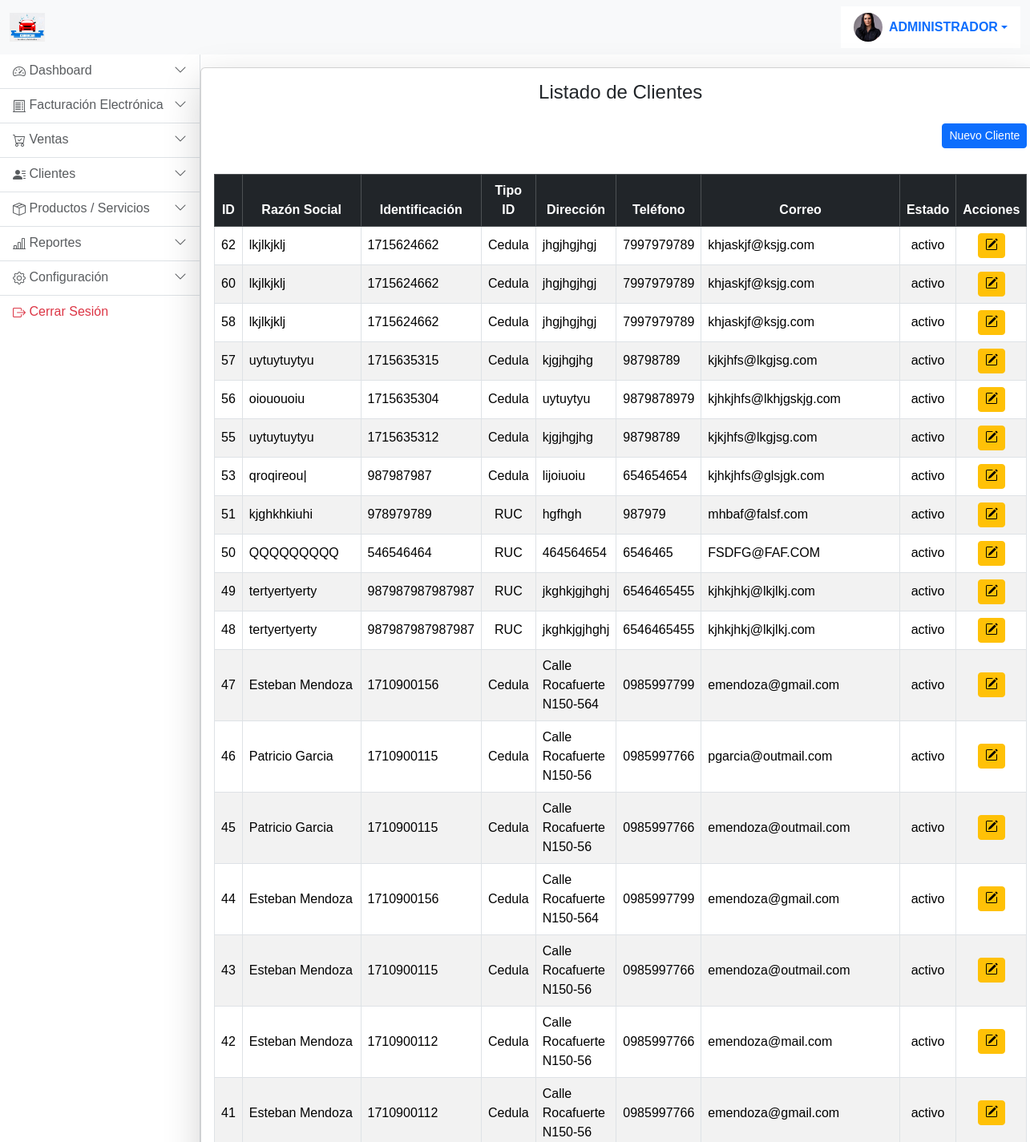
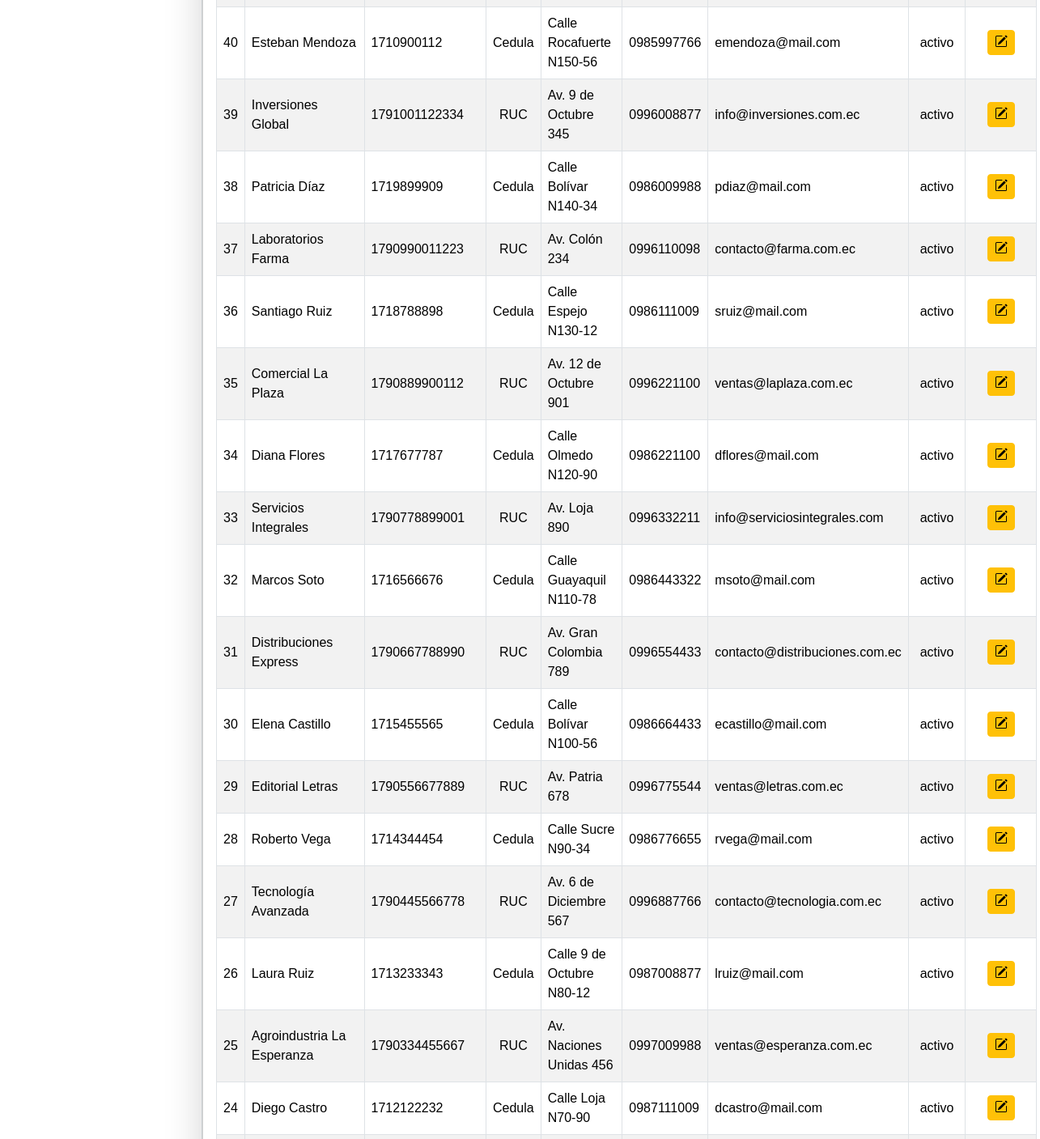
Page /cli_list.php (signed in, upper part) on the earlier database version (2 pictures, top to bottom).
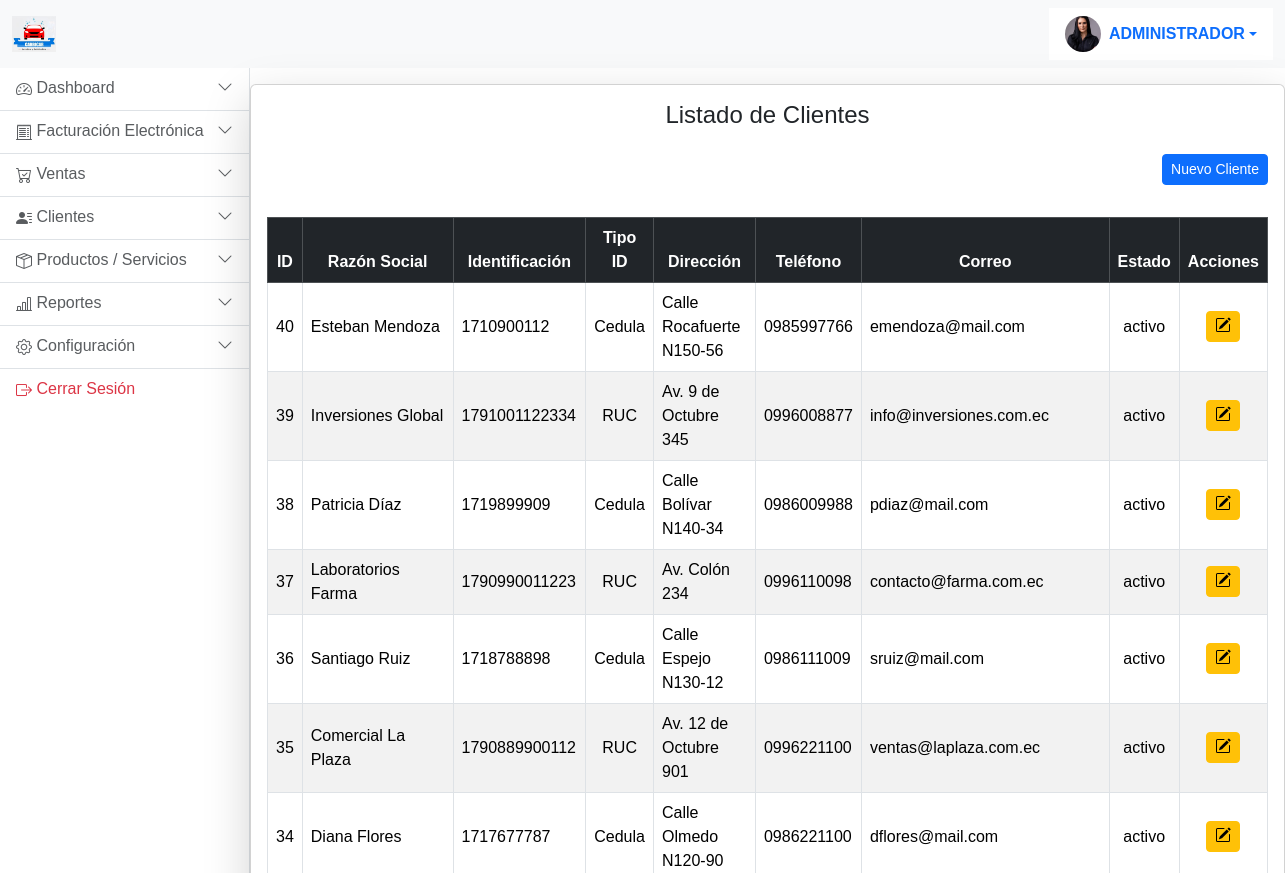
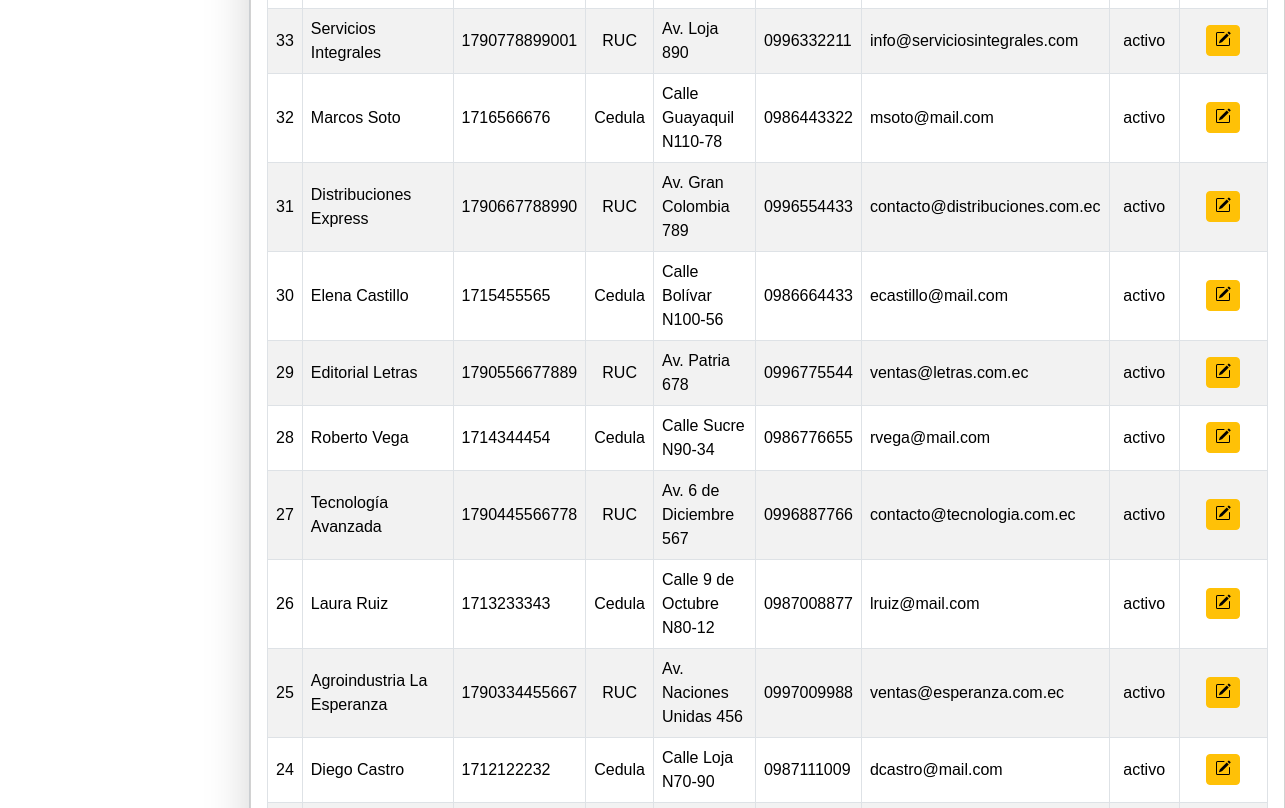
Same page on the later database version (2 pictures, top to bottom).
### tables this page shows
CREATE TABLE IF NOT EXISTS `clientes` (
  `id_cliente` int(11) NOT NULL AUTO_INCREMENT COMMENT 'Identificador único del cliente',
  `razon_social` varchar(150) NOT NULL COMMENT 'Nombre o razón social del cliente',
  `ruc_cedula` varchar(20) NOT NULL COMMENT 'Identificación fiscal del cliente',
  `tipo_identificacion` enum('RUC','Cedula','Pasaporte') NOT NULL COMMENT 'Tipo de documento de identificación',
  `direccion` text DEFAULT NULL COMMENT 'Dirección física del cliente',
  `telefono` varchar(20) DEFAULT NULL COMMENT 'Número de teléfono del cliente',
  `correo` varchar(150) DEFAULT NULL COMMENT 'Correo electrónico del cliente',
  `estado` enum('activo','inactivo') DEFAULT 'activo' COMMENT 'Estado actual del cliente',
  `fecha_registro` timestamp NOT NULL DEFAULT current_timestamp() COMMENT 'Fecha de registro del cliente',
  `estado_registro` enum('activo','inactivo','eliminado') DEFAULT 'activo' COMMENT 'Estado lógico del cliente',
  `fecha_modificacion` timestamp NULL DEFAULT NULL ON UPDATE current_timestamp() COMMENT 'Última fecha de modificación',
  `usuario_creacion` int(11) DEFAULT NULL COMMENT 'ID del usuario que creó el registro',
  `usuario_modificacion` int(11) DEFAULT NULL COMMENT 'ID del usuario que modificó el registro',
  `origen_dato` varchar(100) DEFAULT NULL COMMENT 'Origen del dato',
  PRIMARY KEY (`id_cliente`)
);

### cx/f_cx.php (called while the page is built, shortened)
<?php
    function ejecutarConsultaSegura($sql, $params = [], $soloUno = false) {
        try {
            $db = conectarDB();
            $stmt = $db->prepare($sql);
            $stmt->execute();
            if (preg_match('/^\s*(SELECT|SHOW|DESCRIBE|PRAGMA)/i', $sql)) {
                return $soloUno ? $stmt->fetch(PDO::FETCH_ASSOC) : $stmt->fetchAll(PDO::FETCH_ASSOC);
            } else {
                return [
                    'filas_afectadas' => $stmt->rowCount(),
                    'last_insert_id' => $db->lastInsertId()
                ];
            }
        } catch (PDOException $e) {
            throw $e;
        }
    }
?>

### cli_list.php (the view, shortened to what this page needs)
<?php
include_once 'header.php';
include_once "cx/f_cx.php";
$q = "SELECT
        c.id_cliente,
        c.razon_social,
        c.ruc_cedula,
        c.tipo_identificacion,
        c.direccion,
        c.telefono,
        c.correo,
        c.estado
      FROM facturacion.clientes AS c
      WHERE c.estado = 'activo'
      ORDER BY c.id_cliente DESC";
$r = ejecutarConsultaSegura($q);
?>
<div class="card shadow-lg animate__animated animate__fadeIn">
  <div class="card-body">
    <h4 class="card-title mb-4 text-center">Listado de Clientes</h4>
    <div class="mb-3 text-end">
      <button id="btn-nuevo-cliente" class="btn btn-primary btn-sm mb-3">Nuevo Cliente</button>
    </div>
    <div class="table-responsive">
      <table id="tabla-clientes" class="table table-striped table-bordered table-hover align-middle">
        <thead class="table-dark text-center">
          <tr>
            <th>ID</th>
            <th>Razón Social</th>
            <th>Identificación</th>
            <th>Tipo ID</th>
            <th>Dirección</th>
            <th>Teléfono</th>
            <th>Correo</th>
            <th>Estado</th>
            <th>Acciones</th>
          </tr>
        </thead>
        <tbody>
          <?php foreach ($r as $c): ?>
            <tr>
              <td class="text-center"><?= $c['id_cliente'] ?></td>
              <td><?= htmlspecialchars($c['razon_social']) ?></td>
              <td><?= htmlspecialchars($c['ruc_cedula']) ?></td>
              <td class="text-center"><?= htmlspecialchars($c['tipo_identificacion']) ?></td>
              <td><?= htmlspecialchars($c['direccion']) ?></td>
              <td><?= htmlspecialchars($c['telefono']) ?></td>
              <td><?= htmlspecialchars($c['correo']) ?></td>
              <td class="text-center"><?= htmlspecialchars($c['estado']) ?></td>
              <td class="text-center">
                <button class="btn btn-warning btn-sm modificar-cliente"></button>
              </td>
            </tr>
          <?php endforeach; ?>
        </tbody>
      </table>
    </div>
  </div>
</div>
<?php include_once 'footer.php'; ?>

### header.php (shortened to what this page needs)
<!doctype html>
<html lang="es" data-bs-theme="auto">
    <head>
        <link href="assets/dist/css/bootstrap.min.css" rel="stylesheet">
        <link href="assets/dist/css/dataTables.bootstrap5.min.css" rel="stylesheet">
        <link href="https://cdn.jsdelivr.net/npm/bootstrap-icons@1.10.5/font/bootstrap-icons.css" rel="stylesheet">
    </head>
    <body class="d-flex flex-column min-vh-100">
        <header class="navbar navbar-expand-lg bg-body-tertiary position-relative w-100">
            <div class="container-fluid">
                <a class="navbar-brand" href="index.php">
                    <img src="assets/img/logo.jpeg" alt="Inicio" style="height:36px;vertical-align:middle;">
                </a>
                <?php include 'navbar.php'; ?>
            </div>
        </header>
                <?php include 'menu.php'; ?>
        <div class="main-layout">
            <nav class="sidebar-desktop d-none d-md-block border-end p-0">
                <?php include 'menu.php'; ?>
            </nav>
            <main class="main-content-area container-fluid py-3">

### navbar.php (shortened to what this page needs)
<?php
$id_usuario = $_SESSION['id_usuario'];
$foto_jpg = "assets/img/users/{$id_usuario}.jpg";
$foto_png = "assets/img/users/{$id_usuario}.png";
$foto = file_exists($foto_jpg) ? $foto_jpg : (file_exists($foto_png) ? $foto_png : "assets/img/users/user-default.png");
?>
<nav class="navbar navbar-expand-lg bg-body px-3">
  <div class="ms-auto dropdown">
    <a href="#" class="d-flex align-items-center text-decoration-none dropdown-toggle" id="userDropdown" data-bs-toggle="dropdown" aria-expanded="false">
      <img id="navbarFotoPerfil"
      src="<?php echo $foto; ?>"
      alt="Foto de perfil"
      class="rounded-circle me-2"
      style="width:36px;height:36px;object-fit:cover;">
        <strong><?php echo $_SESSION["nombre"]; ?></strong>
    </a>
  </div>
</nav>

### menu.php (shortened to what this page needs)
<div class="list-group list-group-flush">
  <a class="list-group-item list-group-item-action" data-bs-toggle="collapse" href="#submenuInicio" role="button">
    <i class="bi bi-speedometer2"></i> Dashboard
    <i class="bi bi-chevron-down float-end"></i>
  </a>
  <a class="list-group-item list-group-item-action" data-bs-toggle="collapse" href="#submenuFacturacion" role="button">
    <i class="bi bi-receipt-cutoff"></i> Facturación Electrónica
    <i class="bi bi-chevron-down float-end"></i>
  </a>
  <a class="list-group-item list-group-item-action" data-bs-toggle="collapse" href="#submenuVentas" role="button">
    <i class="bi bi-cart-check"></i> Ventas
    <i class="bi bi-chevron-down float-end"></i>
  </a>
  <a class="list-group-item list-group-item-action" data-bs-toggle="collapse" href="#submenuClientes" role="button">
    <i class="bi bi-person-lines-fill"></i> Clientes
    <i class="bi bi-chevron-down float-end"></i>
  </a>
  <a class="list-group-item list-group-item-action" data-bs-toggle="collapse" href="#submenuProductos" role="button">
    <i class="bi bi-box-seam"></i> Productos / Servicios
    <i class="bi bi-chevron-down float-end"></i>
  </a>
  <a class="list-group-item list-group-item-action" data-bs-toggle="collapse" href="#submenuReportes" role="button">
    <i class="bi bi-bar-chart-line"></i> Reportes
    <i class="bi bi-chevron-down float-end"></i>
  </a>
  <a class="list-group-item list-group-item-action" data-bs-toggle="collapse" href="#submenuAjustes" role="button">
    <i class="bi bi-gear"></i> Configuración
    <i class="bi bi-chevron-down float-end"></i>
  </a>
  <a href="logout.php" class="list-group-item list-group-item-action text-danger">
    <i class="bi bi-box-arrow-right"></i> Cerrar Sesión
  </a>
</div>

### footer.php (shortened to what this page needs)
</main> </div>
    </body>
</html>

### header.php (style rules this page uses)
body { background-color: var(--bs-body-bg); display: flex; flex-direction: column; min-height: 100vh; transition: background-color 0.3s ease; font-family: 'Mont', sans-serif; animation: fadeIn 1s ease-out; overflow-x: hidden; }
.bi { vertical-align: -.125em; fill: currentColor; }
.list-group-item { transition: all 0.3s ease; }
.main-layout { display: flex; flex-grow: 1; width: 100%; }
.sidebar-desktop { flex-shrink: 0; width: 250px; border-right: 1px solid var(--bs-border-color); padding: 0; display: none; }
.main-content-area { flex-grow: 1; padding: 1rem; }
@media (min-width: 768px) { .sidebar-desktop { display: block; } }
@media (min-width: 768px) { .main-content-area { padding: 1rem 0; } }

Differences in the rows shown:
removed clientes: id_cliente "62", razon_social "lkjlkjklj", ruc_cedula "1715624662", tipo_identificacion "Cedula", direccion "jhgjhgjhgj", telefono "7997979789", correo "khjaskjf@ksjg.com", estado "activo"
removed clientes: id_cliente "60", razon_social "lkjlkjklj", ruc_cedula "1715624662", tipo_identificacion "Cedula", direccion "jhgjhgjhgj", telefono "7997979789", correo "khjaskjf@ksjg.com", estado "activo"
removed clientes: id_cliente "58", razon_social "lkjlkjklj", ruc_cedula "1715624662", tipo_identificacion "Cedula", direccion "jhgjhgjhgj", telefono "7997979789", correo "khjaskjf@ksjg.com", estado "activo"
removed clientes: id_cliente "57", razon_social "uytuytuytyu", ruc_cedula "1715635315", tipo_identificacion "Cedula", direccion "kjgjhgjhg", telefono "98798789", correo "kjkjhfs@lkgjsg.com", estado "activo"
removed clientes: id_cliente "56", razon_social "oiououoiu", ruc_cedula "1715635304", tipo_identificacion "Cedula", direccion "uytuytyu", telefono "9879878979", correo "kjhkjhfs@lkhjgskjg.com", estado "activo"
removed clientes: id_cliente "55", razon_social "uytuytuytyu", ruc_cedula "1715635312", tipo_identificacion "Cedula", direccion "kjgjhgjhg", telefono "98798789", correo "kjkjhfs@lkgjsg.com", estado "activo"
removed clientes: id_cliente "53", razon_social "qroqireou|", ruc_cedula "987987987", tipo_identificacion "Cedula", direccion "lijoiuoiu", telefono "654654654", correo "kjhkjhfs@glsjgk.com", estado "activo"
removed clientes: id_cliente "51", razon_social "kjghkhkiuhi", ruc_cedula "978979789", tipo_identificacion "RUC", direccion "hgfhgh", telefono "987979", correo "mhbaf@falsf.com", estado "activo"
removed clientes: id_cliente "50", razon_social "QQQQQQQQQ", ruc_cedula "546546464", tipo_identificacion "RUC", direccion "464564654", telefono "6546465", correo "FSDFG@FAF.COM", estado "activo"
removed clientes: id_cliente "49", razon_social "tertyertyerty", ruc_cedula "987987987987987", tipo_identificacion "RUC", direccion "jkghkjgjhghj", telefono "6546465455", correo "kjhkjhkj@lkjlkj.com", estado "activo"
removed clientes: id_cliente "48", razon_social "tertyertyerty", ruc_cedula "987987987987987", tipo_identificacion "RUC", direccion "jkghkjgjhghj", telefono "6546465455", correo "kjhkjhkj@lkjlkj.com", estado "activo"
removed clientes: id_cliente "47", razon_social "Esteban Mendoza", ruc_cedula "1710900156", tipo_identificacion "Cedula", direccion "Calle Rocafuerte N150-564", telefono "0985997799", correo "emendoza@gmail.com", estado "activo"
removed clientes: id_cliente "46", razon_social "Patricio Garcia", ruc_cedula "1710900115", tipo_identificacion "Cedula", direccion "Calle Rocafuerte N150-56", telefono "0985997766", correo "pgarcia@outmail.com", estado "activo"
removed clientes: id_cliente "45", razon_social "Patricio Garcia", ruc_cedula "1710900115", tipo_identificacion "Cedula", direccion "Calle Rocafuerte N150-56", telefono "0985997766", correo "emendoza@outmail.com", estado "activo"
removed clientes: id_cliente "44", razon_social "Esteban Mendoza", ruc_cedula "1710900156", tipo_identificacion "Cedula", direccion "Calle Rocafuerte N150-564", telefono "0985997799", correo "emendoza@gmail.com", estado "activo"
removed clientes: id_cliente "43", razon_social "Esteban Mendoza", ruc_cedula "1710900115", tipo_identificacion "Cedula", direccion "Calle Rocafuerte N150-56", telefono "0985997766", correo "emendoza@outmail.com", estado "activo"
removed clientes: id_cliente "42", razon_social "Esteban Mendoza", ruc_cedula "1710900112", tipo_identificacion "Cedula", direccion "Calle Rocafuerte N150-56", telefono "0985997766", correo "emendoza@mail.com", estado "activo"
removed clientes: id_cliente "41", razon_social "Esteban Mendoza", ruc_cedula "1710900112", tipo_identificacion "Cedula", direccion "Calle Rocafuerte N150-56", telefono "0985997766", correo "emendoza@gmail.com", estado "activo"
